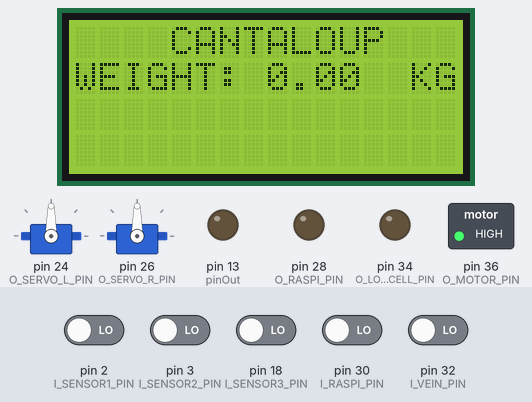
The program below on a simulated Arduino Mega 2560, built with avr-gcc and run on an emulated ATmega2560. Parts: 2 × servo, 16×4 character LCD, switched loads named in the program (green lamp = pin HIGH), output pins drawn as LEDs (lit = HIGH). The inputs (shaded band) are chosen by the test bench; at power-on: pin 2 (I_SENSOR1_PIN), pin 3 (I_SENSOR2_PIN), pin 18 (I_SENSOR3_PIN), pin 30 (I_RASPI_PIN), pin 32 (I_VEIN_PIN) LOW.

Above: at 1.2 s.
1.3 s: pin 3 (I_SENSOR2_PIN) driven HIGH
At 2.3 s:
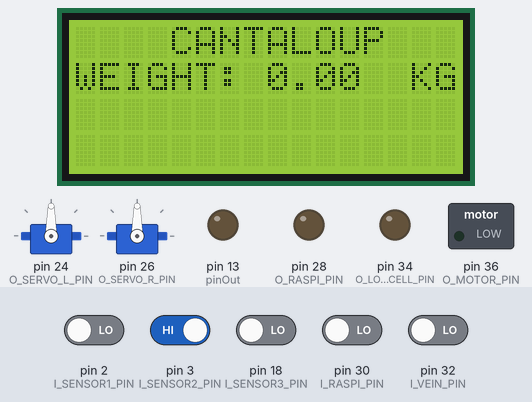
4.3 s: pin 2 (I_SENSOR1_PIN) driven HIGH
At 6.1 s:
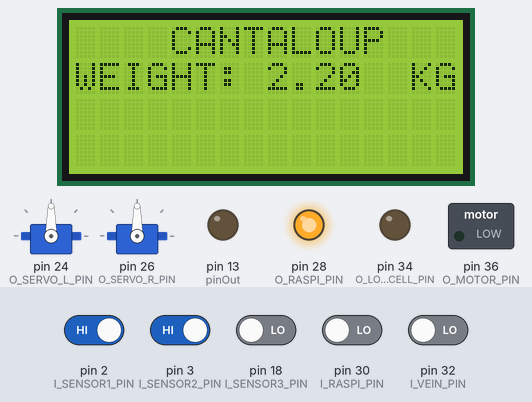
Timing chart, 0 to 7.6 s (numbered marks = the images above; inputs shaded):
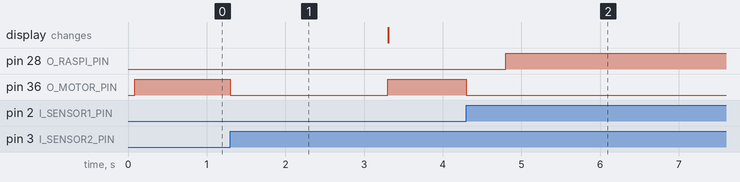

Measured:
- after the input at 1.3 s, pin 36 (O_MOTOR_PIN): HIGH → LOW at once, → HIGH 2.0 s later
- after the input at 4.3 s, pin 28 (O_RASPI_PIN): LOW → HIGH after 0.50 s; pin 36 (O_MOTOR_PIN): HIGH → LOW at once

The program:

main.cpp
```cpp
#include <Arduino.h>
#include <define.h>
#include <LiquidCrystal_I2C.h>
#include <Servo.h>

LiquidCrystal_I2C lcd(0x27,16,4);
Servo Servo_Left;
Servo Servo_Right;

void setup()
{
  Serial.begin(9600);

  /*--------------- Attach mode for Pins ---------------*/
  for (int i = 0; i < O_PIN; i++)
    pinMode(pinOut[i],OUTPUT);
  for (int i = 0; i < I_PIN; i++)
    pinMode(pinIn[i],INPUT);

  /*--------------- Attach interuption for Pins ---------------*/
  attachInterrupt(digitalPinToInterrupt(I_SENSOR1_PIN),Sensor1,RISING);
  attachInterrupt(digitalPinToInterrupt(I_SENSOR2_PIN),Sensor2,RISING);
  attachInterrupt(digitalPinToInterrupt(I_SENSOR3_PIN),Sensor3,RISING);

  /*--------------- Attach servo controler Pins ---------------*/
  Servo_Left.attach(O_SERVO_L_PIN);
  Servo_Right.attach(O_SERVO_R_PIN);

  /*--------------- Initialization for LCD ---------------*/
  lcd.init();
  lcd.backlight();
  lcd.setCursor(4,0);
  lcd.print("CANTALOUP");
  lcd.setCursor(0,1);
  lcd.print("WEIGHT: "+String(Val_LoadcellRaw));
  lcd.setCursor(14,1);
  lcd.print("KG");
}

/*
************************************************************************
* Function decription : Run Motor and LCD
* Run condition       : Continuously
* Input               : Val_LoadcellRaw
* Ouput               : None
************************************************************************
*/
void loop()
{
  MOTOR(RUN);

  lcd.setCursor(8,1);
  lcd.print(String(Val_LoadcellRaw));
}

/*
********************************************************************************
* Function decription : Send request to Raspberry Pi to conduct image processing
* Run condition       : Interuption of Sensor 1
* Input               : None
* Output              : Val_Raspi is 1 if vein is lager than 50%
                        Otherwise, it is 0
********************************************************************************
*/
void Sensor1()
{
  MOTOR(STOP);
  _delay_ms(500);
  do
  {
    RASPI_OUT(HIGH);
    Val_Raspi = STATE(I_VEIN_PIN);
  } while (!STATE(I_RASPI_PIN));
  RASPI_OUT(LOW);
  _delay_ms(500);
}

/*
*******************************************************************************************************
* Function decription : Scale cantaloup weight
* Run condition       : Interuption of Sensor 2
* Input               : None
* Ouput               : Val_Loadcell is 1 if Val_LoadcellRaw is lager than 1.2Kg and smaller than 2.2Kg
                        Otherwise, it is 0
*******************************************************************************************************
*/
void Sensor2()
{
  MOTOR(STOP);
  _delay_ms(2000);
  Val_LoadcellRaw = 2.2;
  Val_Loadcell = ((Val_LoadcellRaw <= 2.2) && (Val_LoadcellRaw >= 1.2)) ? 1 : 0;
}

/*
*******************************************************************************************************
* Function decription : Classification and controlling servo to sort
* Run condition       : Interuption of Sensor 3
* Input               : Val_Loadcell
                        Val_Raspi
* Ouput               : Servo position
*******************************************************************************************************
*/
void Sensor3()
{
  MOTOR(STOP);

  Servo_Left.write(DIRECT_ANGLE);
  Servo_Right.write(DIRECT_ANGLE);
  _delay_ms(500);

  if (!Val_Loadcell)
    Type = CANTALOUP_TYPE_III;
  else if (Val_Loadcell && !Val_Raspi)
    Type = CANTALOUP_TYPE_II;
  else Type = CANTALOUP_TYPE_I;

  switch (Type)
  {
  case CANTALOUP_TYPE_I:
    Servo_Left.write(TOLEFT_ANGLE);
    Servo_Right.write(TOLEFT_ANGLE);
    _delay_ms(500);
    break;
  case CANTALOUP_TYPE_II:
    Servo_Left.write(DIRECT_ANGLE);
    Servo_Right.write(DIRECT_ANGLE);
    _delay_ms(500);
    break;
  case CANTALOUP_TYPE_III:
    Servo_Left.write(TORIGHT_ANGLE);
    Servo_Right.write(TORIGHT_ANGLE);
    _delay_ms(500);
    break;
  default:
    break;
  }
  MOTOR(RUN);
}
```

define.h
```cpp
#ifndef __DEFINE_H__
#define __DEFINE_H_

#include <Arduino.h>

#define O_PIN                   4
#define I_PIN                   5

#define RUN                     1
#define STOP                    0

#define DEBUGGER                13
#define I_SENSOR1_PIN           2
#define I_SENSOR2_PIN           3
#define I_SENSOR3_PIN           18

#define O_RASPI_PIN             28
#define I_RASPI_PIN             30
#define I_VEIN_PIN              32

#define O_LOADCELL_PIN          34

#define O_SERVO_L_PIN           24
#define O_SERVO_R_PIN           26

#define RASPI_OUT(X)            (digitalWrite(O_RASPI_PIN,X))

#define STATE(X)                (digitalRead(X))

#define O_MOTOR_PIN             36
#define MOTOR(X)                (digitalWrite(O_MOTOR_PIN,X))

#define DIRECT_ANGLE            93
#define TOLEFT_ANGLE            68
#define TORIGHT_ANGLE           117

void Sensor1();
void Sensor2();
void Sensor3();

typedef enum
{
    CANTALOUP_TYPE_I = 1,
    CANTALOUP_TYPE_II,
    CANTALOUP_TYPE_III
}CANTALOUP_TYPE;

CANTALOUP_TYPE Type;
uint8_t pinOut[O_PIN]   = {\
                            O_MOTOR_PIN,\
                            DEBUGGER,\
                            O_RASPI_PIN,\
                            O_LOADCELL_PIN\
                            };
uint8_t pinIn[I_PIN]    = {\
                            I_SENSOR1_PIN,\
                            I_SENSOR2_PIN,\
                            I_SENSOR3_PIN,\
                            I_RASPI_PIN,\
                            I_VEIN_PIN\
                            };

uint8_t Val_Raspi       = 0;

float   Val_LoadcellRaw = 0;
uint8_t Val_Loadcell    = 0;

#endif
```
